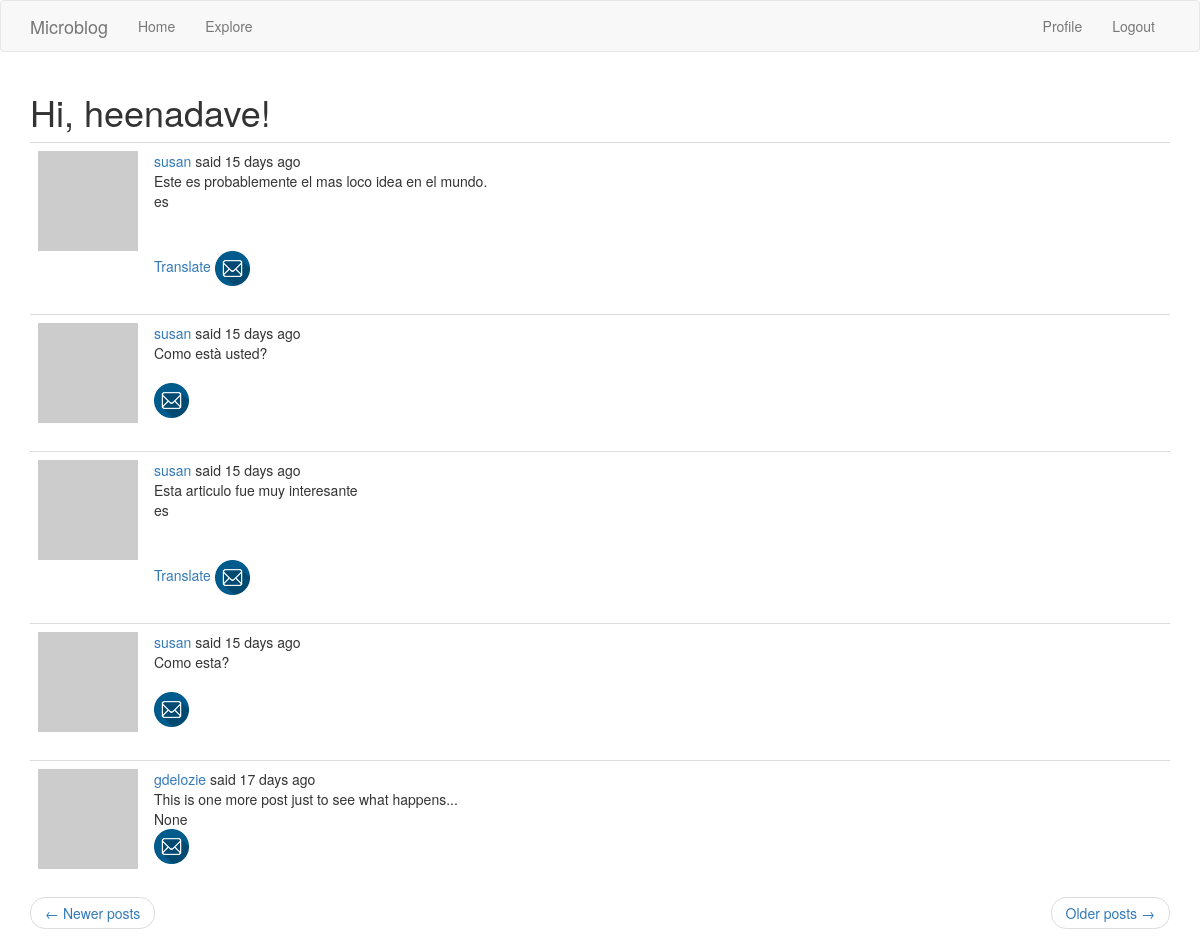
Screenshot of /explore?page=2 (signed in) with the database file from the repository.
### app/models.py (models this page shows, shortened)
class User(UserMixin, db.Model):
	id = db.Column(db.Integer, primary_key=True)
	username = db.Column(db.String(64), index=True, unique=True)
	email = db.Column(db.String(120), index=True, unique=True)
	password_hash = db.Column(db.String(128))
	posts = db.relationship('Post', backref='author', lazy='dynamic')
	about_me = db.Column(db.String(140))
	displayProfilePicture = db.Column(db.Boolean,default=False)
	last_seen = db.Column(db.DateTime, default=datetime.utcnow)
	followed = db.relationship(
        'User', secondary=followers,
        primaryjoin=(followers.c.follower_id == id),
        secondaryjoin=(followers.c.followed_id == id),
        backref=db.backref('followers', lazy='dynamic'), lazy='dynamic')
	def avatar(self, size):
		digest = md5(self.email.lower().encode('utf-8')).hexdigest()
		return 'https://www.gravatar.com/avatar/{}?d=identicon&s={}'.format(digest, size)

class Post(db.Model):
    id = db.Column(db.Integer, primary_key=True)
    body = db.Column(db.String(140))
    timestamp = db.Column(db.DateTime, index=True, default=datetime.utcnow)
    user_id = db.Column(db.Integer, db.ForeignKey('user.id'))
    language = db.Column(db.String(5))

### app/routes.py (the view)
@app.route('/explore')
@login_required
def explore():
	page = request.args.get('page', 1, type=int)
	posts = Post.query.order_by(Post.timestamp.desc()).paginate(
        page, app.config['POSTS_PER_PAGE'], False)
	next_url = url_for('explore', page=posts.next_num) \
        if posts.has_next else None
	prev_url = url_for('explore', page=posts.prev_num) \
        if posts.has_prev else None
	return render_template('index.html', title=_('Explore'),
                           posts=posts.items, next_url=next_url,
                           prev_url=prev_url,user=current_user)

### app/models.py (called while the page is built)
@login.user_loader
def load_user(id):
	return User.query.get(int(id))

### app/routes.py (called while the page is built)
@app.before_request
def before_request():
    if current_user.is_authenticated:
        current_user.last_seen = datetime.utcnow()
        db.session.commit()
    g.locale = str(get_locale())

### app/templates/index.html (shortened to what this page needs)
{% extends "base.html" %}
{% import 'bootstrap/wtf.html' as wtf %}
{% block app_content %}
    <h1>{{ _('Hi, %(username)s!', username=current_user.username) }}</h1>
    {% for post in posts %}
        {% include '_post.html' %}
    {% endfor %}
    <nav aria-label="...">
        <ul class="pager">
            <li class="previous{% if not prev_url %} disabled{% endif %}">
                <a href="{{ prev_url or '#' }}">
                    <span aria-hidden="true">&larr;</span> {{ _('Newer posts') }}
                </a>
            </li>
            <li class="next{% if not next_url %} disabled{% endif %}">
                <a href="{{ next_url or '#' }}">
                    {{ _('Older posts') }} <span aria-hidden="true">&rarr;</span>
                </a>
            </li>
        </ul>
    </nav>
{% endblock %}

### app/templates/_post.html (shortened to what this page needs)
    <table class="table table-hover">
        <tr>
            <td width="70px">
                <a href="{{ url_for('user', username=post.author.username) }}">
					<img width="100px" height="100px" src="{{ url_for('profilepictures',path=post.author.username+'.png') }}" onerror="this.src='{{ post.author.avatar(70) }}'">
                </a>
            </td>
            <td>
                {{ _('%(username)s said %(when)s',
                    username=user_link, when=moment(post.timestamp).fromNow()) }}
                <br>
                <span id="post{{ post.id }}">{{ post.body }}</span>
                <br>
                <span>{{post.language}}</span>
                <br>
                {% if post.language and post.language != g.locale %}
                <br><br>
                <span id="translation{{ post.id }}">
                    <a href="javascript:translate(
                                '#post{{ post.id }}',
                                '#translation{{ post.id }}',
                                '{{ post.language }}',
                                '{{ g.locale }}');">{{ _('Translate') }}</a>
                </span>
                {% endif %}
				<span>
					<a href="{{ url_for('sendemail', post=post.id) }}">
						<img src="{{ url_for('loadimage', filename='email-icon.png') }}" width="35" height="35"/>
					</a>
				</span>
            </td>
        </tr>
    </table>

### rows the page displays
Post: body "Este es probablemente el mas loco idea en el mundo.", language "es"
Post: body "Como està usted?"
Post: body "Esta articulo fue muy interesante", language "es"
Post: body "Como esta?"
Post: body "This is one more post just to see what happens...", language "None"
